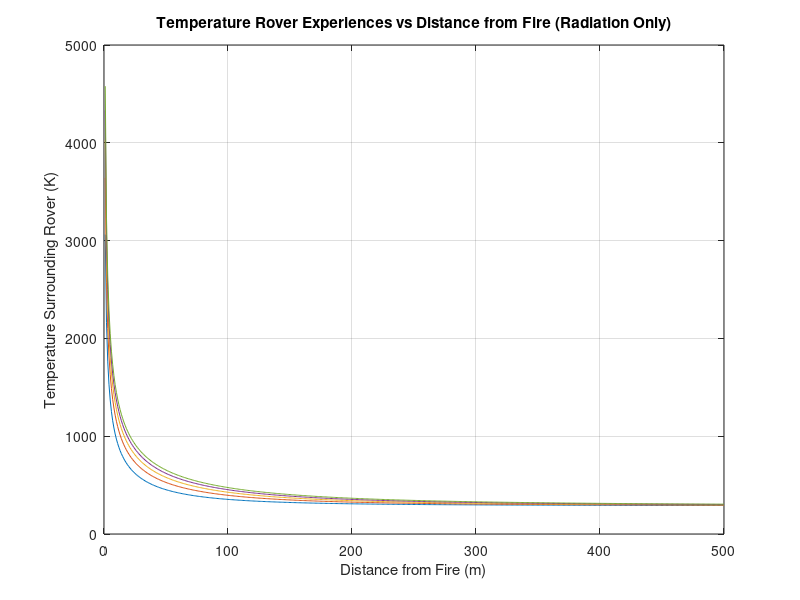

This figure's MATLAB source: (Note: this script raises an error after producing the figure.)
%% Thermal Model for ARGOS PDR
%models the temperature of air surrounding the rover at various distances
%from the flame front 
%10/7/20
clc;
clear all;
close all;

%% givens

sigma = 5.67e-8; %W/m2K4, Stefan-Boltzmann's constant
As = 50; %m2, surface area of fire (100m long, 1m average height)
A_rover = 0.5*0.3; %m2, front side surface area of rover
Ts1 = 1073; %K, surface temp of fire
emiss = 0.393; %emissivity of fire
h_conv = 2; %W/m2K, convection coefficient, in between free and forced convection
T_surr = 1072.995:0.001:1073; %K, surrounding temp
k_air = 0.026; %W/mK thermal conductivity 
alpha = 0.2:0.2:1;
%iterate through different distances to fire

x = 1:1:500; %m

figure(1)
for i = 1:1:5

%% heat transfer equations
q_conv = h_conv*As*(Ts1-288.15);
q_rad = emiss*sigma*As*(Ts1^4 - 288.15^4);
%inverse square law
q_rover = q_rad./(x.^2);
T_rover = ((288.15)^4 + (alpha(i)*q_rover)./(emiss*sigma*A_rover)).^(1/4);
q_total = q_conv + q_rad;

%Ts2 = T_surr(i) - (q_total.*x)./(k_air*As);

%% plot
plot(x, T_rover);
grid on
title('Temperature Rover Experiences vs Distance from Fire (Radiation Only)');
xlabel('Distance from Fire (m)');
ylabel('Temperature Surrounding Rover (K)');
hold on
end
%add a line for temperature most commercial products can withstand
yline(343.15, '--r'); %70 deg C
yline(433.15, '--b'); % melting pt for acrylic, 160 degC (HERMES)
yline(933.15, '--g'); % melting pt of aluminum, 660 degC(DRIFT)
legend('Absorptivity = 0.2','Absorptivity = 0.4','Absorptivity = 0.6','Absorptivity = 0.8','Absorptivity = 1',...
    'Commercial Temperature Limit', 'Melting Point of Acrylic (HERMES Body)', 'Melting Point of Aluminum (DRIFT body)')


%% some sources
% Flame Radiation Review - emmisivity
% https://onlinelibrary.wiley.com/doi/pdf/10.1002/9781118903117.app1

%Utah Wildfire Facts - temp of fire
%https://nhmu.utah.edu/sites/default/files/attachments/Wildfire%20FAQs.pdf

%inverse square law
%http://cfbt-us.com/wordpress/?tag=heat-transfer#:~:text=It%20is%20the%20ratio%20of,body%20at%20the%20same%20temperature.&text=Electromagnetic%20radiation%20spreads%20out%20as,as%20illustrated%20in%20Figure%205).

% use later for determining larger surface area of a fire
%https://link.springer.com/referenceworkentry/10.1007%2F978-3-319-51727-8_54-1

